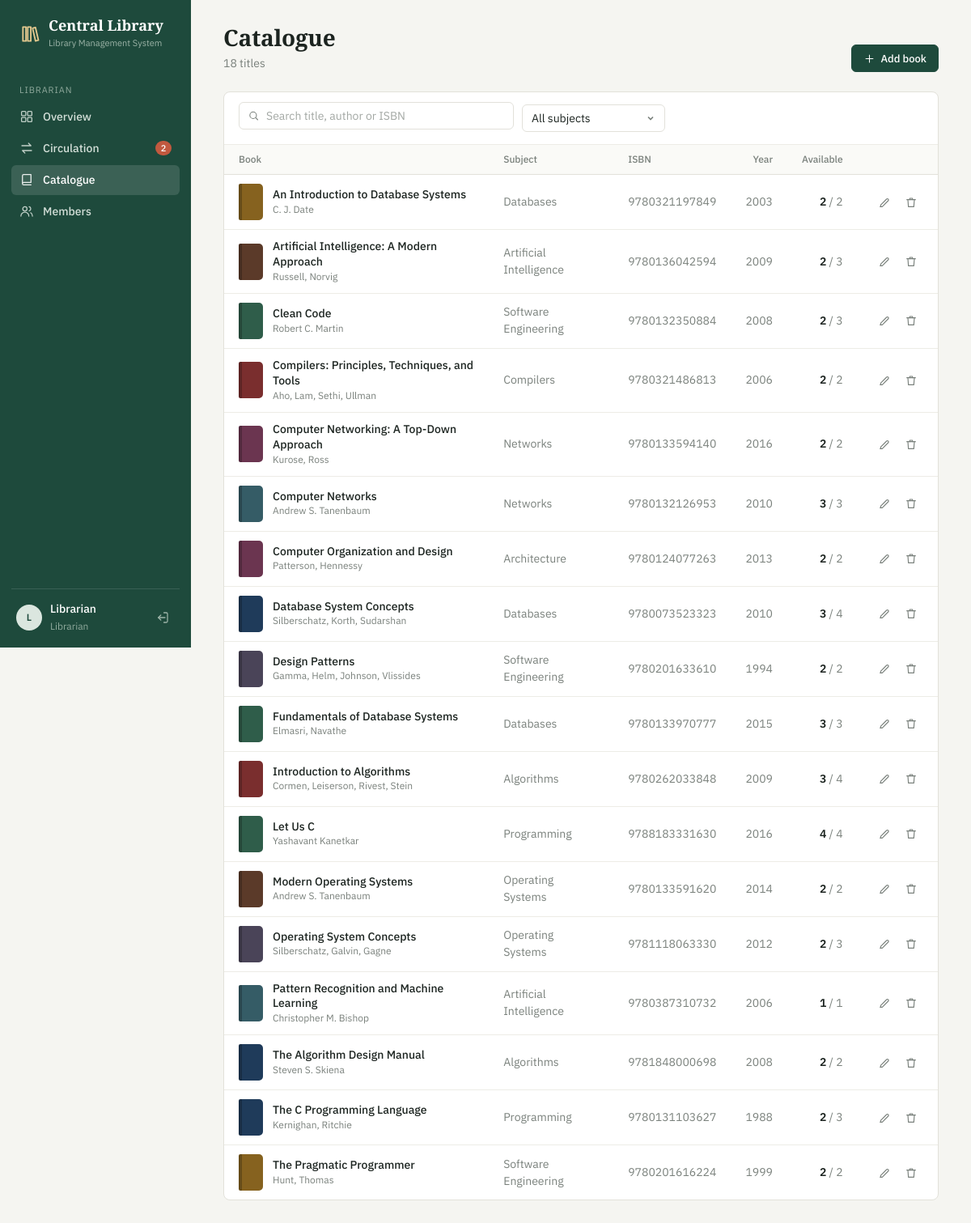
Screenshot of /admin/books (signed in) with the database file from the repository.
### tables this page shows
CREATE TABLE books (
    book_id    INTEGER PRIMARY KEY AUTOINCREMENT,
    title      TEXT    NOT NULL,
    author     TEXT    NOT NULL,
    category   TEXT,
    isbn       TEXT    UNIQUE,
    year       INTEGER CHECK (year BETWEEN 1450 AND 2100),
    copies     INTEGER NOT NULL DEFAULT 1 CHECK (copies >= 0)
);

### app.py (the view)
@app.route("/admin/books")
@login_required("admin")
def books():
    q, cat = request.args.get("q", "").strip(), request.args.get("cat", "")
    like = f"%{q}%"
    rows = query("""SELECT * FROM book_stock
                    WHERE (title LIKE ? OR author LIKE ? OR isbn LIKE ?) AND (? = '' OR category = ?)
                    ORDER BY title""", (like, like, like, cat, cat))
    return render_template("admin/books.html", books=rows, q=q, cat=cat, cats=categories())

### app.py (called while the page is built)
def db():
    if "db" not in g:
        g.db = sqlite3.connect(DB)
        g.db.row_factory = sqlite3.Row
        g.db.execute("PRAGMA foreign_keys = ON")
    return g.db

def query(sql, args=(), one=False):
    rows = db().execute(sql, args).fetchall()
    return (rows[0] if rows else None) if one else rows

def scalar(sql, args=()):
    return db().execute(sql, args).fetchone()[0]

def today():
    return date.today().isoformat()

@app.template_filter("cover")
def cover(book_id):
    return COVERS[int(book_id) % len(COVERS)]

@app.template_filter("initials")
def initials(name):
    return "".join(p[0] for p in name.split()[:2]).upper()

@app.context_processor
def globals_():
    nav_overdue = 0
    if "uid" in session:
        sql = "SELECT COUNT(*) FROM issues WHERE return_date IS NULL AND due_date < ?"
        args = [today()]
        if session["role"] != "admin":
            sql += " AND user_id = ?"
            args.append(session["uid"])
        nav_overdue = scalar(sql, args)
    return dict(today=today(), FINE_PER_DAY=FINE_PER_DAY, LOAN_DAYS=LOAN_DAYS, MAX_LOANS=MAX_LOANS,
                nav_overdue=nav_overdue)

def categories():
    return [r[0] for r in query("SELECT DISTINCT category FROM books WHERE category <> '' ORDER BY 1")]

def login_required(role=None):
    def deco(f):
        @wraps(f)
        def wrapper(*a, **kw):
            if "uid" not in session:
                return redirect(url_for("login"))
            if role and session["role"] != role:
                abort(403)
            return f(*a, **kw)
        return wrapper
    return deco

### templates/admin/books.html (shortened to what this page needs)
{% extends "app.html" %}
{% import "macros.html" as ui %}
{% block content %}
<div class="page-head">
  <div><h1>Catalogue</h1><p>{{ books|length }} title{{ 's' if books|length != 1 }}{% if q or cat %} matching your filters{% endif %}</p></div>
  <a class="btn primary" href="{{ url_for('book_form') }}">{{ ui.icon('plus') }}Add book</a>
</div>
<section class="panel">
  <form class="toolbar" method="get">
    <label class="search">{{ ui.icon('search') }}<input name="q" value="{{ q }}" placeholder="Search title, author or ISBN" aria-label="Search"></label>
    <select name="cat" onchange="this.form.submit()" style="width:auto;height:34px" aria-label="Subject">
      <option value="">All subjects</option>
    </select>
  </form>
  {% if books %}
  <div class="table-wrap"><table class="table">
    <thead><tr><th>Book</th><th>Subject</th><th>ISBN</th><th class="num">Year</th><th class="num">Available</th><th></th></tr></thead>
    <tbody>
    {% for b in books %}
      <tr>
        <td><div class="book-cell">{{ ui.cover(b, 'sm') }}<span><b>{{ b.title }}</b><small>{{ b.author }}</small></span></div></td>
        <td class="dim">{{ b.category or '—' }}</td>
        <td class="dim nowrap">{{ b.isbn or '—' }}</td>
        <td class="num dim">{{ b.year or '—' }}</td>
        <td class="num nowrap"><b style="font-weight:600;color:{{ 'var(--danger)' if b.available == 0 else 'inherit' }}">{{ b.available }}</b><span class="dim"> / {{ b.copies }}</span></td>
        <td class="actions">
          <a class="icon-btn" href="{{ url_for('book_form', book_id=b.book_id) }}" title="Edit" aria-label="Edit {{ b.title }}">{{ ui.icon('edit') }}</a>
          <form class="inline" method="post" action="{{ url_for('delete_book', book_id=b.book_id) }}" onsubmit="return confirm('Remove “{{ b.title }}” from the catalogue? Its loan history will also be deleted.')">
            <button class="icon-btn danger" title="Remove" aria-label="Remove {{ b.title }}">{{ ui.icon('trash') }}</button>
          </form>
        </td>
      </tr>
    {% endfor %}
    </tbody>
  </table></div>
  {% else %}{{ ui.empty('No books found', 'Try a different search or subject.', 'search') }}{% endif %}
</section>
{% endblock %}

### templates/macros.html (shortened to what this page needs)
{% macro icon(name) -%}
<svg viewBox="0 0 24 24" fill="none" stroke="currentColor" stroke-width="1.7" stroke-linecap="round" stroke-linejoin="round" aria-hidden="true">{{ ICONS[name]|safe }}</svg>
{%- endmacro %}
{% macro cover(b, size='') -%}
<div class="cover {{ size }}" style="--c: {{ b.book_id|cover }}"><span class="cover-t">{{ b.title }}</span><span class="cover-a">{{ (b.author or '').split(',')[0] }}</span></div>
{%- endmacro %}

### static/style.css (style rules this page uses)
:root { --bg: #f5f5f1; --surface: #ffffff; --sunken: #fafaf7; --ink: #1c2420; --ink-2: #48514c; --muted: #7a817c; --line: #e2e1da; --line-2: #edece6; --brand: #1e4a3c; --brand-2: #275c4b; --brand-tint: #e7efe9; --ok: #2b6a4c; --ok-bg: #e8f2ec; --warn: #8f5a0b; --warn-bg: #fbf1df; --danger: #a3301f; --danger-bg: #fbebe8; --r: 6px; --serif: "Source Serif 4", Georgia, "Times New Roman", serif; --sans: "IBM Plex Sans", "Segoe UI", system-ui, sans-serif; }
* { box-sizing: border-box; }
html { -webkit-text-size-adjust: 100%; }
body { margin: 0; background: var(--bg); color: var(--ink); font: 14px/1.5 var(--sans); -webkit-font-smoothing: antialiased; }
a { color: var(--brand); }
h1, h2, h3 { margin: 0; }
svg { display: block; }
.brand svg { width: 26px; height: 26px; color: #e4c98f; }
.nav a svg { width: 18px; height: 18px; flex: none; opacity: .9; }
.side-foot a svg { width: 18px; height: 18px; }
.page-head { display: flex; justify-content: space-between; align-items: flex-end; gap: 16px; flex-wrap: wrap; margin-bottom: 24px; }
.page-head h1 { font: 600 28px/1.15 var(--serif); letter-spacing: -.01em; }
.page-head p { margin: 6px 0 0; color: var(--muted); }
.btn { display: inline-flex; align-items: center; justify-content: center; gap: 7px; height: 34px; padding: 0 14px; border: 1px solid var(--line); border-radius: var(--r); background: var(--surface); color: var(--ink); font: 500 13px var(--sans); text-decoration: none; white-space: nowrap; cursor: pointer; transition: background .12s, border-color .12s; }
.btn svg { width: 15px; height: 15px; }
.btn.primary { background: var(--brand); border-color: var(--brand); color: #fff; }
.icon-btn { display: inline-grid; place-items: center; width: 30px; height: 30px; border: 0; border-radius: var(--r); background: none; color: var(--muted); cursor: pointer; }
.icon-btn svg { width: 16px; height: 16px; }
form.inline { display: inline; }
label { display: block; margin-bottom: 6px; font-size: 13px; font-weight: 500; color: var(--ink-2); }
input, select { width: 100%; height: 38px; padding: 0 11px; border: 1px solid var(--line); border-radius: var(--r); background: var(--surface); color: var(--ink); font: 14px var(--sans); }
select { padding-right: 30px; appearance: none; }
input::placeholder { color: #a3a8a4; }
.search { position: relative; flex: 1; min-width: 200px; max-width: 340px; }
.search svg { position: absolute; left: 11px; top: 50%; width: 15px; height: 15px; transform: translateY(-50%); color: var(--muted); }
.search input { height: 34px; padding-left: 33px; }
.panel { background: var(--surface); border: 1px solid var(--line); border-radius: 8px; }
.toolbar { display: flex; flex-wrap: wrap; align-items: center; gap: 10px; padding: 12px 18px; border-bottom: 1px solid var(--line-2); }
.table-wrap { overflow-x: auto; }
.table { width: 100%; border-collapse: collapse; }
.table th { padding: 9px 18px; border-bottom: 1px solid var(--line); background: var(--sunken); color: var(--muted); font-size: 12px; font-weight: 500; text-align: left; white-space: nowrap; }
.table td { padding: 11px 18px; border-bottom: 1px solid var(--line-2); vertical-align: middle; }
.table tbody tr:last-child td { border-bottom: 0; }
.table .num { text-align: right; font-variant-numeric: tabular-nums; }
.table .actions { text-align: right; white-space: nowrap; }
.table .actions > * { vertical-align: middle; }
.dim { color: var(--muted); }
.nowrap { white-space: nowrap; }
.book-cell { display: flex; align-items: center; gap: 12px; min-width: 200px; }
.book-cell b { display: block; font-weight: 500; line-height: 1.35; }
.book-cell small, .person small { display: block; color: var(--muted); font-size: 12px; }
.cover { --c: #2f5d4a; position: relative; display: flex; flex-direction: column; justify-content: space-between; aspect-ratio: 2 / 3; padding: 16px 12px 12px 20px; overflow: hidden; border-radius: 2px 5px 5px 2px; background: var(--c); background-image: linear-gradient(90deg, rgba(0,0,0,.24) 0, rgba(0,0,0,.24) 8px, rgba(255,255,255,.16) 8px, rgba(255,255,255,.16) 9px, transparent 9px), linear-gradient(180deg, rgba(255,255,255,.06), rgba(0,0,0,.08)); color: #fff; }
.cover::after { content: ""; position: absolute; left: 20px; right: 12px; top: 10px; height: 1px; background: rgba(255,255,255,.28); }
.cover.sm { width: 30px; flex: none; padding: 0; background-image: linear-gradient(90deg, rgba(0,0,0,.24) 0, rgba(0,0,0,.24) 4px, transparent 4px); }
.cover.sm::after, .cover.sm span { display: none; }

### rows the page displays
books: title "An Introduction to Database Systems", author "C. J. Date", category "Databases", isbn "9780321197849", year "2003", available "2", copies "2"
books: title "Artificial Intelligence: A Modern Approach", author "Russell, Norvig", category "Artificial Intelligence", isbn "9780136042594", year "2009", available "2", copies "3"
books: title "Clean Code", author "Robert C. Martin", category "Software Engineering", isbn "9780132350884", year "2008", available "2", copies "3"
books: title "Compilers: Principles, Techniques, and Tools", author "Aho, Lam, Sethi, Ullman", category "Compilers", isbn "9780321486813", year "2006", available "2", copies "2"
books: title "Computer Networking: A Top-Down Approach", author "Kurose, Ross", category "Networks", isbn "9780133594140", year "2016", available "2", copies "2"
books: title "Computer Networks", author "Andrew S. Tanenbaum", category "Networks", isbn "9780132126953", year "2010", available "3", copies "3"
books: title "Computer Organization and Design", author "Patterson, Hennessy", category "Architecture", isbn "9780124077263", year "2013", available "2", copies "2"
books: title "Database System Concepts", author "Silberschatz, Korth, Sudarshan", category "Databases", isbn "9780073523323", year "2010", available "3", copies "4"
books: title "Design Patterns", author "Gamma, Helm, Johnson, Vlissides", category "Software Engineering", isbn "9780201633610", year "1994", available "2", copies "2"
books: title "Fundamentals of Database Systems", author "Elmasri, Navathe", category "Databases", isbn "9780133970777", year "2015", available "3", copies "3"
books: title "Introduction to Algorithms", author "Cormen, Leiserson, Rivest, Stein", category "Algorithms", isbn "9780262033848", year "2009", available "3", copies "4"
books: title "Let Us C", author "Yashavant Kanetkar", category "Programming", isbn "9788183331630", year "2016", available "4", copies "4"
books: title "Modern Operating Systems", author "Andrew S. Tanenbaum", category "Operating Systems", isbn "9780133591620", year "2014", available "2", copies "2"
books: title "Operating System Concepts", author "Silberschatz, Galvin, Gagne", category "Operating Systems", isbn "9781118063330", year "2012", available "2", copies "3"
books: title "Pattern Recognition and Machine Learning", author "Christopher M. Bishop", category "Artificial Intelligence", isbn "9780387310732", year "2006", available "1", copies "1"
books: title "The Algorithm Design Manual", author "Steven S. Skiena", category "Algorithms", isbn "9781848000698", year "2008", available "2", copies "2"
books: title "The C Programming Language", author "Kernighan, Ritchie", category "Programming", isbn "9780131103627", year "1988", available "2", copies "3"
books: title "The Pragmatic Programmer", author "Hunt, Thomas", category "Software Engineering", isbn "9780201616224", year "1999", available "2", copies "2"

### other values shown
{{ nav_overdue }} "2"
{{ session.name|initials }} "L"
{{ session.name }} "Librarian"
{{ 'Librarian' if session.role == 'admin' else 'Member' }} "Librarian"
{{ books|length }} "18"
{{ 's' if books|length != 1 }} "s"
